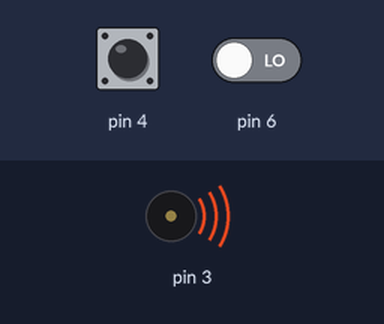
The sketch below on a simulated Arduino Uno, built with avr-gcc and run on an emulated ATmega328P. Shown: buzzer (waves = sounding). The test bench sets the inputs (shaded band); at power-on: pin 4 HIGH, pin 6 LOW. What the sketch prints to the serial monitor is not drawn.

Above: at 0.1 s.
Timing chart, 0 to 1.6 s (numbered marks = the images above):
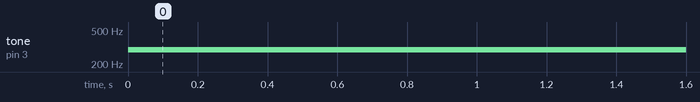

Measured:
- by itself, tone on pin 3: silent → 294 Hz at 0.00 s

The sketch:

Codigo.ino
```cpp
void setup() {
  // put your setup code here, to run once:
pinMode(3, OUTPUT);
pinMode(4, INPUT);
pinMode(6, INPUT);
pinMode(9, INPUT);
pinMode(10, INPUT);
pinMode(11, INPUT);
Serial.begin(9600);
}

void loop() {
  // put your main code here, to run repeatedly:
  Serial.println(digitalRead(4));
if(digitalRead(4) == LOW){
  tone(3, 262);
}else if(digitalRead(6) == LOW){
  tone(3, 294);
}
else if(digitalRead(9) == LOW){
  tone(3, 330);
}
else if(digitalRead(10) == LOW){
  tone(3, 349);
}
else if(digitalRead(11) == LOW){
  tone(3, 392);
}
else{
  noTone(3);
}
}
```
